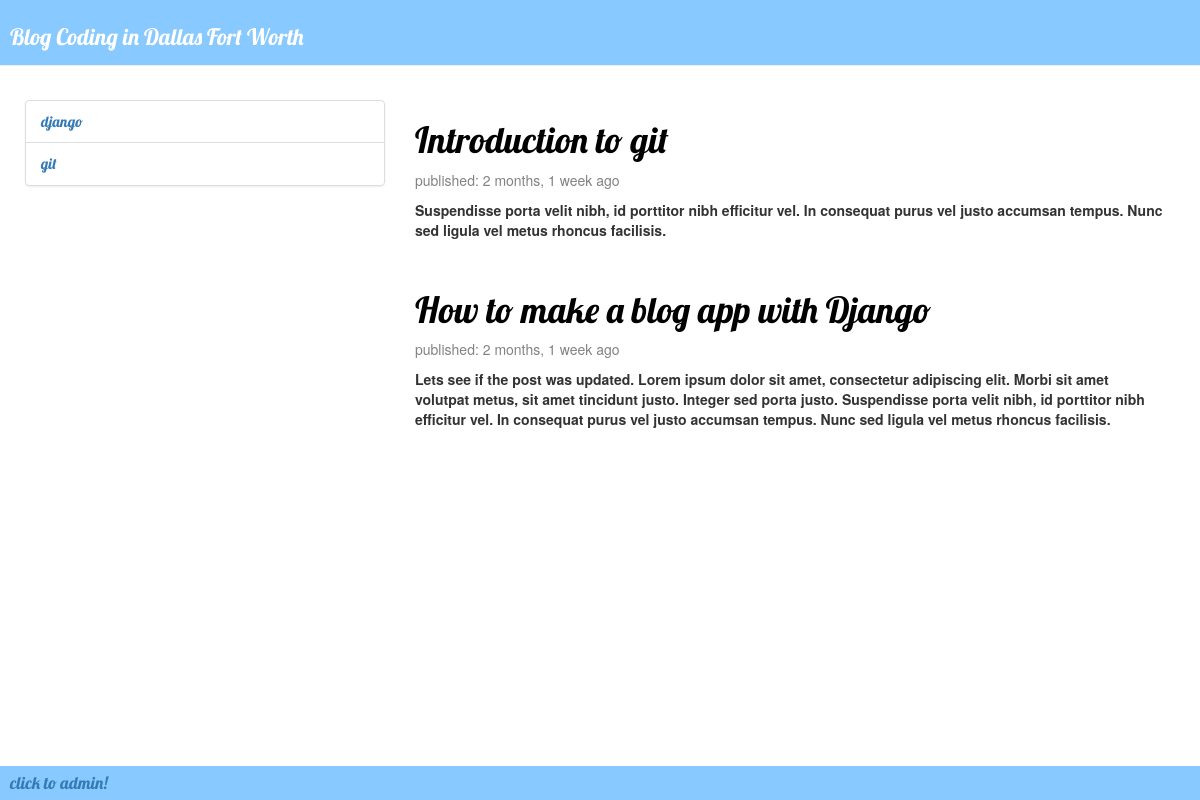
Screenshot of /blog/ with the database file from the repository.
### blog/models.py (models this page shows, shortened)
class Category(models.Model):
    title = models.CharField(max_length=255, verbose_name='title')
    slug = models.SlugField(default='', blank=True)
    class Meta:
        verbose_name_plural = "categories"

class Post(models.Model):
    author = models.ForeignKey('auth.User', on_delete=models.CASCADE)
    title = models.CharField(max_length=200)
    description = RichTextField(blank=True, null=True, config_name='description')
    text = RichTextUploadingField(blank=True, null=True, config_name='special',
                                  external_plugin_resources=[(
                                      'youtube',
                                      '/static/base/vendor/ckeditor_plugins/youtube/youtube/',
                                      'plugin.js',
                                  )],
                                  )
    category = models.ForeignKey(Category, verbose_name="Category", blank=True, null=True, on_delete=models.CASCADE)
    created_date = models.DateTimeField(default=timezone.now)
    published_date = models.DateTimeField(blank=True, null=True)
    slug = models.SlugField(default='', blank=True)

### blog/views.py (the view)
# urls.py: path('', views.post_list, name='post_list'),
def post_list(request):
    categories = Category.objects.all()
    posts = Post.objects.filter(published_date__lte=timezone.now()).order_by('-published_date')
    context = {'posts': posts, 'categories': categories}
    template = 'blog/post_list.html'
    return render(request, template, context)

### blog/templates/blog/post_list.html
{% extends 'blog/base.html' %}
{% block content %}
		<div class="col-md-8">
			{% for post in posts %}
			<div class="post">
				<h1><a href="{% url 'post_detail' pk=post.pk slug=post.slug %}">{{ post.title }}</a></h1>
                <div class="date">
					<p>published: {{ post.published_date|timesince }} ago</p>
				</div>
				{{ post.description | safe }}
			</div>
			{% endfor %}
		</div>
{% endblock %}

### blog/templates/blog/base.html (shortened to what this page needs)
<html>
<head>
	{% load static %}
	{% load humanize %}
	<link rel="stylesheet" href="//maxcdn.bootstrapcdn.com/bootstrap/3.2.0/css/bootstrap.min.css">
	<link rel="stylesheet" href="//maxcdn.bootstrapcdn.com/bootstrap/3.2.0/css/bootstrap-theme.min.css">
    <link rel="stylesheet" href="//cdnjs.cloudflare.com/ajax/libs/highlight.js/9.12.0/styles/default.min.css">
	<link rel="stylesheet" href="{% static 'blog/css/blog.css' %}">
</head>
<body>
	<div class="page-header navbar-fixed-top">
		<h1><a href="{% url 'post_list' %}">Blog Coding in Dallas Fort Worth</a></h1>
	</div>
    <div class="content container">
        <div class="row">
            <div class="col-sm-4 category-menu">
                <ul class="list-group">
                {% for category in categories %}
                    <li class="list-group-item">
                        <a href="{% url 'post__by_category' category_slug=category.slug %}">{{ category.slug }}</a>
                    </li>
                {% endfor %}
                </ul>
            </div>
            {% block content %}
	        {% endblock %}
        </div>
    </div>
	<footer class="footer navbar-fixed-bottom"><a href="/admin">click to admin!</a></footer>
</body>
</html>

### blog/static/blog/css/blog.css (style rules this page uses)
.page-header { background-color: #88c9ff; margin-top: 0; padding: 5px 5px 5px 10px; font-size: 17px; }
.footer.navbar-fixed-bottom { background-color: #88c9ff; margin-top: 0; padding: 5px 5px 5px 10px; font-size: 17px; color: #ffffff; }
.page-header h1, .page-header h1 a, .page-header h1 a:visited, .page-header h1 a:active { color: #ffffff; font-size: 17pt; text-decoration: none; }
.content { margin-left: 10px; }
h1, h2, h3, h4, a { font-family: 'Lobster', cursive; }
.date { color: #828282; }
.post { margin-bottom: 50px; }
.post h1 a, .post h1 a:visited { color: #000000; }
body { padding-top: 100px; padding-bottom: 100px; }
li a { font-size: 15px; }

### rows the page displays
Category: slug "django"
Category: slug "git"
Post: title "Introduction to git", published_date "2 months, 1 week", description "Suspendisse porta velit nibh , id porttitor nibh efficitur vel. In consequat purus vel justo accumsan tempus . Nunc sed ligula vel metus rhoncus facilisis ."
Post: title "How to make a blog app with Django", published_date "2 months, 1 week", description "Lets see if the post was updated. Lorem ipsum dolor sit amet , consectetur adipiscing elit . Morbi sit amet volutpat metus , sit amet tincidunt justo . Integer sed porta justo . Suspendisse porta velit nibh , id porttitor nibh efficitur vel. In consequat purus vel justo accumsan tempus . Nunc sed ligula vel metus rhoncus facilisis ."
